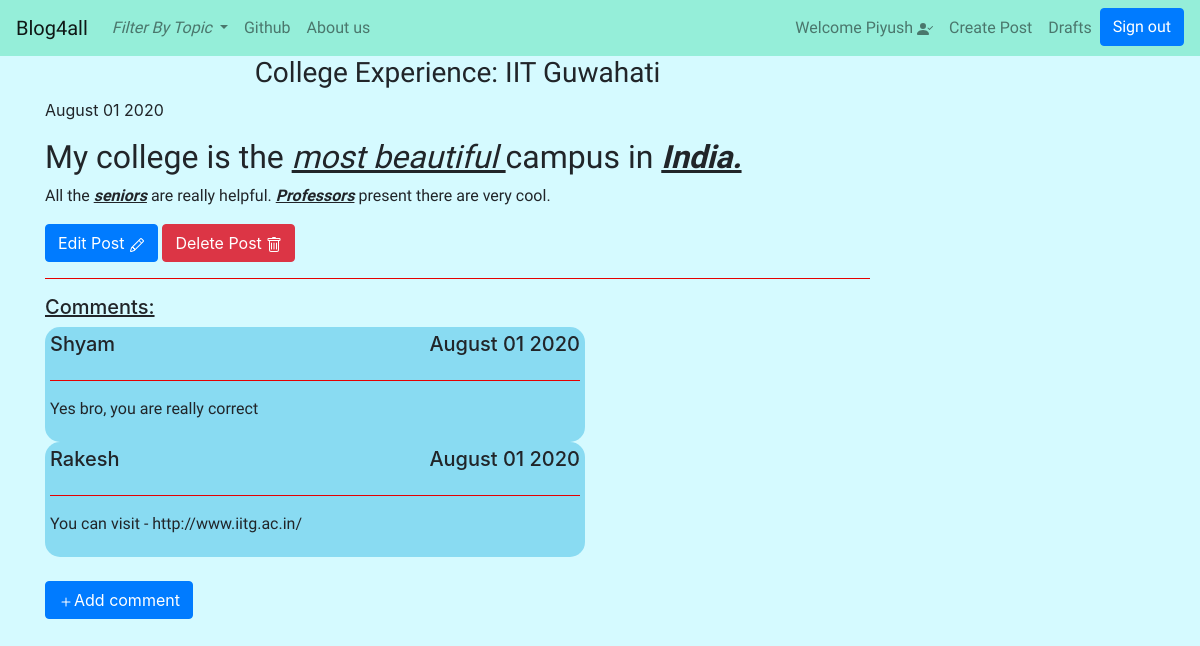
Screenshot of /post/3/ (signed in) with the database file from the repository.
### blog/models.py (models this page shows, shortened)
class Blogpost(models.Model):
    author = models.ForeignKey(User,on_delete = models.CASCADE)
    topic = models.CharField(max_length=50,choices=TOPIC_CHOICES,default='Others')
    title = models.CharField(max_length=200)
    text = models.TextField()
    create_date = models.DateTimeField(default=timezone.now)
    published_date = models.DateTimeField(blank=True,null=True)
    def datepublished(self):
        return self.published_date.strftime('%B %d %Y')
    def __str__(self):
        return self.topic + ': ' +  self.title

class Comment(models.Model):
    post = models.ForeignKey(Blogpost,on_delete=models.CASCADE,related_name='comments')
    author = models.CharField( max_length=200)
    text = models.TextField()
    create_date = models.DateTimeField(default=timezone.now)
    approved_comment = models.BooleanField(default=False)
    def datepublished(self):
        return self.create_date.strftime('%B %d %Y')

### blog/views.py (the view)
# urls.py: path('post/<int:pk>/',views.BlogpostDetailView.as_view(),name = 'blog_details'),
class BlogpostDetailView(DetailView):
    model = Blogpost
    template_name = 'blog/post_detail.html'

### blog/templates/blog/post_detail.html (shortened to what this page needs)
{% extends "blog/base.html" %}
{% block body_block %}
    <div class="post_details">
        <h3 class="post_title loader">{{blogpost}}</h3>
        {% if blogpost.published_date %}
            <div class="date postdate">
                {{blogpost.datepublished}}
            </div>
        {% else %}
            {% if user.is_authenticated %}
            <a class="btn btn-success" href="{% url 'blog:publish_post' pk=blogpost.pk %}">Publish</a>
            {% endif %}
        {% endif %}
        <div class="post-content">
            <p>{{blogpost.text|safe|linebreaksbr}}</p>
        </div>
        {% if user.is_authenticated %}
            <a class="btn btn-primary" href="{% url 'blog:edit_post' pk=blogpost.pk %}">
                Edit Post
            </a>
            <a class="btn btn-danger" href="{% url 'blog:delete_post' pk=blogpost.pk %}">
                Delete Post
            </a>
        {% endif %}
        <hr color="red">
        <h5><u> Comments:</u></h5>
        <div class="row">
            <div class="col-8">
                {% for comment in blogpost.comments.all %}
                <div class="comment-view">
                    {% if comment.approved_comment %}
                    <div class="row">
                        <div class="col-6">
                            <h5> {{comment.author}}</h5>
                        </div>
                        <div class="col-6">
                            <h5 align='right'>{{comment.datepublished}}</h5>
                        </div>
                    </div>
                    <hr color="red">
                    <p class="comment-text" style="font-family: 'Courgette', cursive;">{{comment.text}}</p>
                    {% endif %}
                </div>
                {% endfor %}
            </div>
        </div>
        <br>
        <a class="btn btn-primary" href="{% url 'blog:add_comment' pk=blogpost.pk %}">Add comment
        </a>
    </div>
{% endblock body_block %}

### blog/templates/blog/base.html (shortened to what this page needs)
<!DOCTYPE html>
{% load static %}
<html lang="en">
    <head>
        <link rel="stylesheet" href="https://stackpath.bootstrapcdn.com/bootstrap/4.5.0/css/bootstrap.min.css"
>
        <link rel="stylesheet" href="//cdn.jsdelivr.net/npm/medium-editor@latest/dist/css/medium-editor.min.css" type="text/css"
            media="screen" charset="utf-8">
        <link rel="stylesheet" href="{% static 'css/blog.css' %}">
        </head>
    <body>
        <nav class="navbar navbar-expand-lg  navbar-custom navbar-light">
            <a class="navbar-brand" href="{% url 'blog:blogs_list' %}">Blog4all</a>
            <div class="collapse navbar-collapse" id="navbarSupportedContent">
                <ul class="navbar-nav mr-auto">
                    <li class="nav-item dropdown">
                        <a class="nav-link dropdown-toggle" href="#" id="navbarDropdown" role="button" data-toggle="dropdown"
                            aria-haspopup="true" aria-expanded="false">
                            <i>Filter By Topic</i>
                        </a>
                    </li>
                    <li class="nav-item">
                        <a class="nav-link" href="https://github.com/piyushprince346">Github</a>
                    </li>
                    <li class="nav-item">
                        <a class="nav-link" href="{% url 'blog:about' %}">About us <span class="sr-only">(current)</span></a>
                    </li>
                </ul>
                <ul class="navbar-nav navbar-right">
                    {% if user.is_authenticated %}
                        <li class="nav-item">
                            <a class="nav-link" href="">Welcome {{user.username}}  </a>
                        </li>
                        <li class="nav-item">
                            <a class="nav-link" href="{% url 'blog:new_post' %}">Create Post</a>
                        </li>
                        <li class="nav-item">
                            <a class="nav-link" href="{% url 'blog:drafts' %}">Drafts</a>
                        </li>
                        <li class="nav-item">
                            <a class="btn btn-primary" href="{% url 'logout' %}">Sign out</a>
                        </li>
                    {% else %}
                        <li class="nav-item">
                            <a class="btn btn-primary" href="{% url 'login' %}" class="nav-link">Sign in</a>
                        </li>
                    {% endif %}
                </ul>
            </div>
        </nav>
        <div class="container">
            <div class="row">
                <div class="col-9">
                    {% block body_block %}
                    {% endblock body_block %}
                 </div>
                 <div class="col-3">
                 </div>
            </div>
        </div>
    </body>
</html>

### blog/static/css/blog.css (style rules this page uses)
body { background-color: rgb(213, 250, 255); }
.post_title { font-family: 'Exo', sans-serif; text-align: center; }
.post-content { font-family: 'Courgette', cursive; }
.navbar-custom { background-color: rgba(143, 238, 214, 0.911); font-family: 'Exo', sans-serif; }
.comment-view { padding: 5px 5px 5px 5px; border-width: 5px; border-color: brown; background-color: rgba(131, 216, 241, 0.918); border-radius: 15px; }
.loader { filter:hue-rotate(0deg); color:linear-gradient(45deg,#0f8,#08f); animation:hue 10000ms infinite linear; }

### rows the page displays
Blogpost: topic+title "College Experience: IIT Guwahati", datepublished "August 01 2020", text "My college is the most beautiful campus in India. All the seniors are really helpful. Professors present there are very cool."
Comment: author "Shyam", datepublished "August 01 2020", text "Yes bro, you are really correct"
Comment: author "Rakesh", datepublished "August 01 2020", text "You can visit - http://www.iitg.ac.in/"

### other values shown
{{ user.username }} "Piyush"
